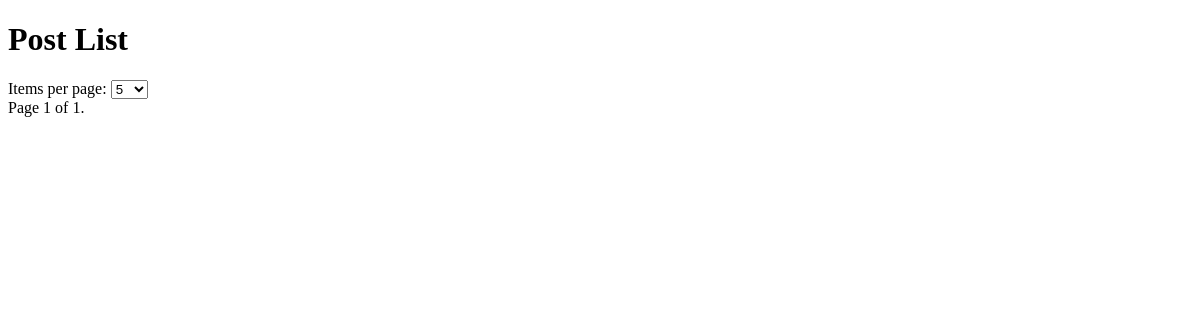
The app's page /blog/?page=2&items_per_page=5, older data.
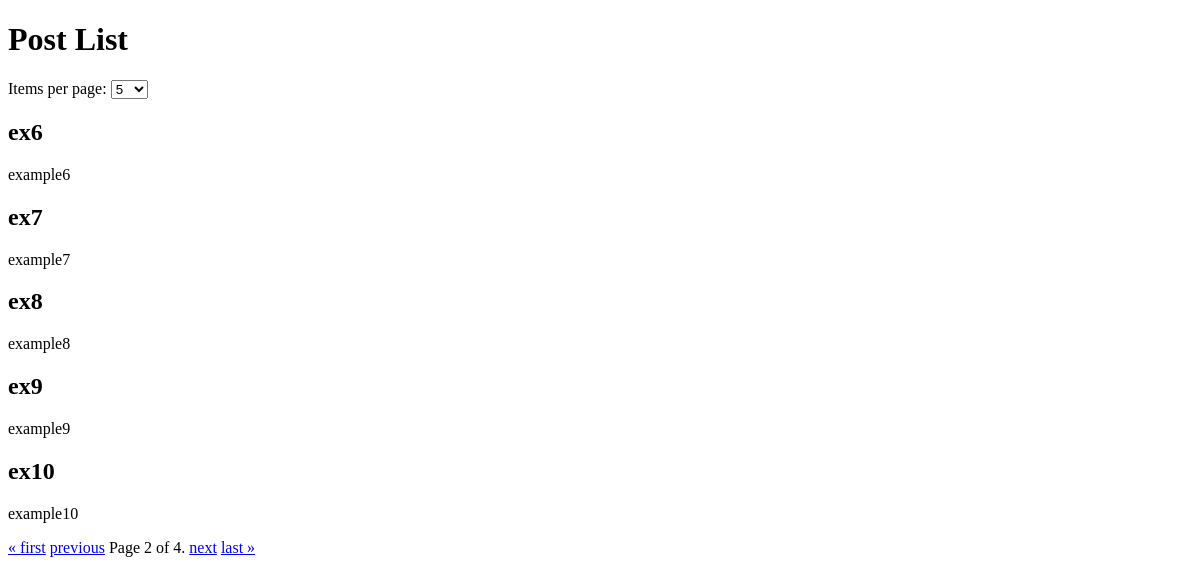
The same page, newer data.
### blog/models.py (models this page shows, shortened)
class Post(models.Model):
    title = models.CharField(max_length=200)
    content = models.TextField()
    created_at = models.DateTimeField(auto_now_add=True)

### blog/views.py (the view)
# urls.py: path('blog/', post_list, name='post_list')
def post_list(request):
    post_list = Post.objects.all()
    items_per_page = request.GET.get('items_per_page', '5')
    paginator = Paginator(post_list, int(items_per_page))
    page_number = request.GET.get('page')
    page_obj = paginator.get_page(page_number)
    return render(request, 'blog/post_list.html', {
        'page_obj': page_obj,
        'items_per_page': items_per_page
    })

### templates/blog/post_list.html (shortened to what this page needs)
{% load static %}
<!DOCTYPE html>
<html lang="en">
<head>
    {% load static %}
    <link rel="stylesheet" href="{% static 'css/styles.css' %}">
</head>
<body>
    <h1>Post List</h1>
    <form method="get" class="pagination-form">
        <label for="items_per_page">Items per page:</label>
        <select name="items_per_page" id="items_per_page" onchange="this.form.submit()">
            <option value="5" {% if items_per_page == "5" %}selected{% endif %}>5</option>
        </select>
    </form>
    {% for post in page_obj %}
        <div class="post">
            <h2>{{ post.title }}</h2>
            <p>{{ post.content }}</p>
        </div>
    {% endfor %}
    <div class="pagination">
        <span class="step-links">
            {% if page_obj.has_previous %}
                <a href="?page=1&items_per_page={{ items_per_page }}">&laquo; first</a>
                <a href="?page={{ page_obj.previous_page_number }}&items_per_page={{ items_per_page }}">previous</a>
            {% endif %}
            <span class="current">
                Page {{ page_obj.number }} of {{ page_obj.paginator.num_pages }}.
            </span>
            {% if page_obj.has_next %}
                <a href="?page={{ page_obj.next_page_number }}&items_per_page={{ items_per_page }}">next</a>
                <a href="?page={{ page_obj.paginator.num_pages }}&items_per_page={{ items_per_page }}">last &raquo;</a>
            {% endif %}
        </span>
    </div>
</body>
</html>

Row changes from the older to the newer data that the page shows:
added Post: title "ex6", content "example6"
added Post: title "ex7", content "example7"
added Post: title "ex8", content "example8"
added Post: title "ex9", content "example9"
added Post: title "ex10", content "example10"
Text that changed along with them:
{{ page_obj.number }}: "1" → "2"
{{ page_obj.paginator.num_pages }}: "1" → "4"
text now shown: "« first previous next last »"
